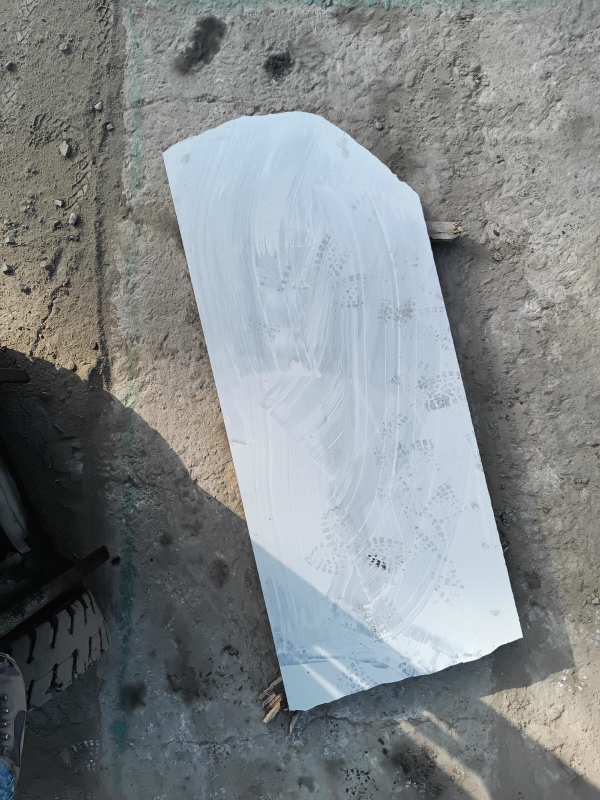
#> input picture stone3.jpg, 1200 x 1600 px (shown at 1/2 size)
$ jupyter execute contours_tests.ipynb
#> lines starting #> are read from the running program, lines starting #| are printed output that depends on the picture; after the words box and inside, x2 and y2 are one past the last pixel; in counts of white or black regions, pixels touching at a corner belong together
[cell 1]
import cv2
import numpy as np
import matplotlib.pyplot as plt

[cell 2]
# Load the image
image_path = "stone3.jpg"
image = cv2.imread(image_path)
#> image is the input picture: shape (1600, 1200, 3); mean B, G, R 136.6, 134.5, 129.2

[cell 3]
# [54 lines left out: function prev_func, not called in this run]

[cell 4]
def new_func():
    # Convert to grayscale
    gray = cv2.cvtColor(image, cv2.COLOR_BGR2GRAY)
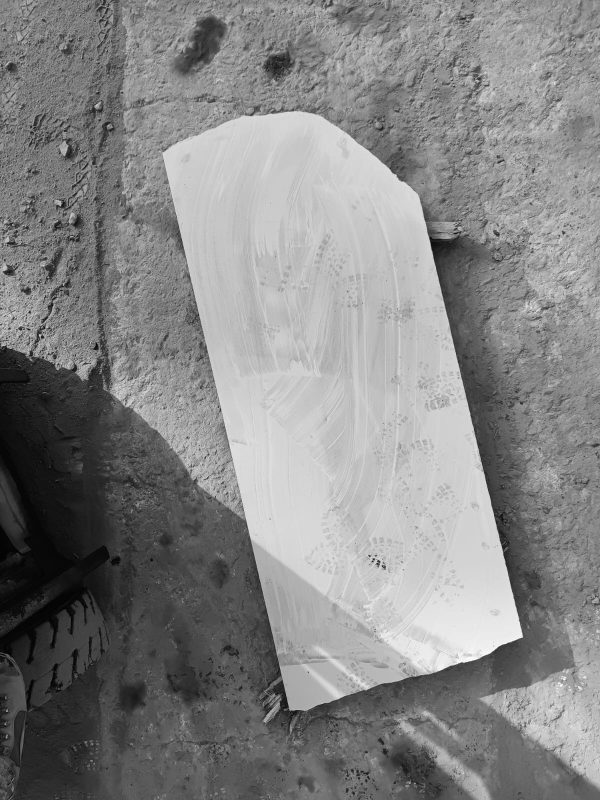
#> gray: shape (1600, 1200) (shown at 1/2 size); min 0, max 254, mean 133.1
    blur = cv2.GaussianBlur(gray, (7, 7), 3)  # Increased kernel for more smoothing

    edges = cv2.Canny(blur, 60, 100)
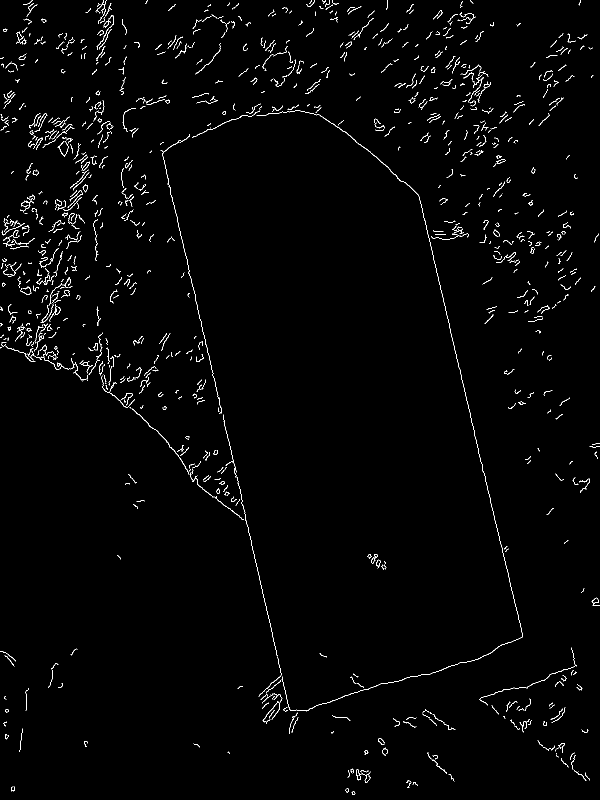
#> edges: shape (1600, 1200) (shown at 1/2 size); 1.4% white in thin lines or dots
    # Thresholding instead of Canny


    # Morphological operations to refine the mask
    kernel = cv2.getStructuringElement(cv2.MORPH_ELLIPSE, (10, 10))
    # kernel = cv2.getStructuringElement(cv2.MORPH_ELLIPSE, (10, 10))
    closed = cv2.morphologyEx(edges, cv2.MORPH_CLOSE, kernel)
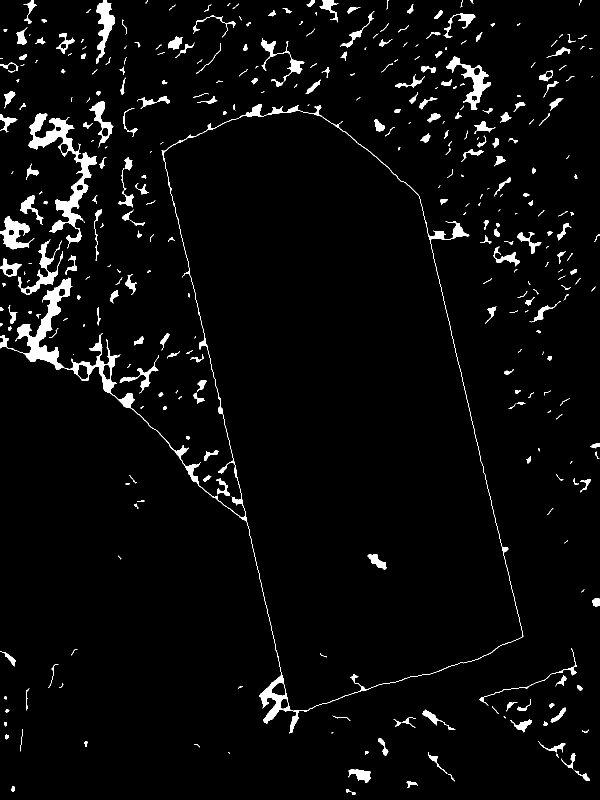
#> closed: shape (1600, 1200) (shown at 1/2 size); 3.7% white; 355 white regions (102 under 20 px)
    # opened = cv2.morphologyEx(closed, cv2.MORPH_OPEN, kernel)

    # Find contours on the processed binary image
    contours, _ = cv2.findContours(closed, cv2.RETR_EXTERNAL, cv2.CHAIN_APPROX_SIMPLE)
#> contours = 353 contours, 171 with area under 20; largest, box (x1, y1, x2, y2) and area: (0, 208, 1047, 1467) 555802, (57, 227, 194, 497) 7119, (892, 113, 982, 220) 2525, (0, 432, 69, 499) 1950, (192, 0, 229, 128) 1882
    filtered_contours = contours
#> filtered_contours has the same summary as contours
    # [5 lines of commented-out code are left out]

    min_area = 50000  # Adjust based on your image
    filtered_contours = [c for c in contours if cv2.contourArea(c) > min_area]
#> filtered_contours = 1 contour; box (x1, y1, x2, y2) and area: (0, 208, 1047, 1467) 555802
    largest_contour = max(filtered_contours, key=cv2.contourArea) if filtered_contours else None
#> largest_contour = contour of 2623 points, box (x1, y1, x2, y2) (0, 208, 1047, 1467), area 555802


    # largest_contour = max(filtered_contours, key=cv2.contourArea)

    epsilon = 0.01 * cv2.arcLength(largest_contour, True)
#> epsilon = 69.48
    approx = cv2.approxPolyDP(largest_contour, epsilon, True)
#> approx = contour of 13 points, box (x1, y1, x2, y2) (0, 208, 1047, 1467), area 567172

    contour_image = image.copy()
    cv2.drawContours(contour_image, [approx], -1, (0, 255, 0), 3)
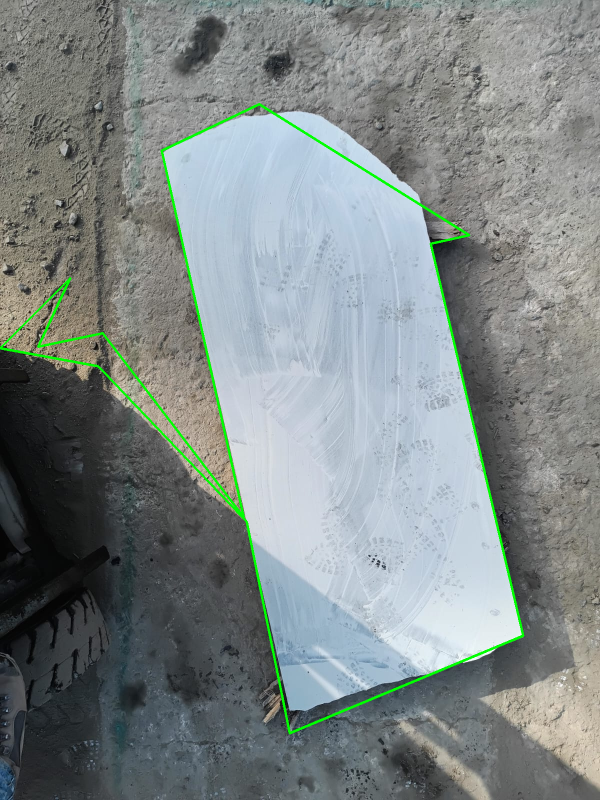
#> contour_image: shape (1600, 1200, 3) (shown at 1/2 size); 1.19% of pixels changed, all inside (x1, y1, x2, y2) = (0, 206, 1049, 1469)

    plt.figure(figsize=(12, 6))

    plt.subplot(1, 2, 1)
    plt.title("Edges (After Morphological Closing)")
    plt.imshow(closed, cmap="gray")

    plt.subplot(1, 2, 2)
    plt.title("Largest Contour (Slab)")
    plt.imshow(cv2.cvtColor(contour_image, cv2.COLOR_BGR2RGB))

    plt.tight_layout()
    plt.show()
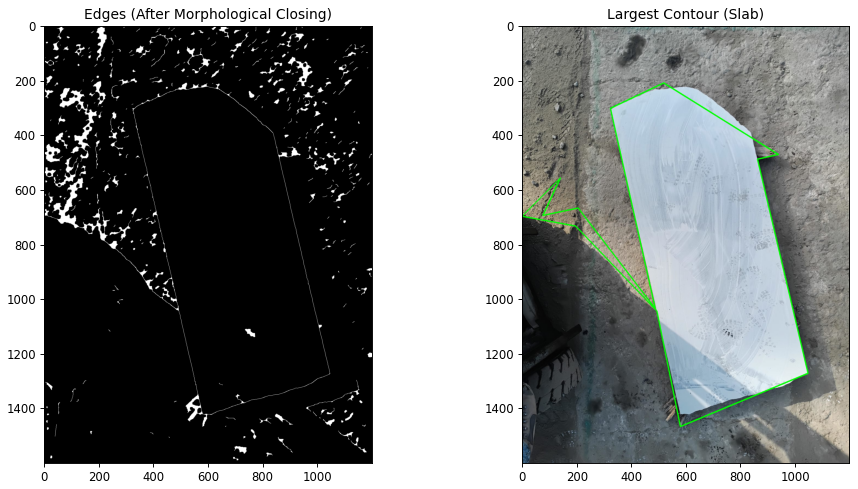
#> figure drawn by matplotlib, 2 panels

$ run again, with stone1.jpg copied over stone3.jpg
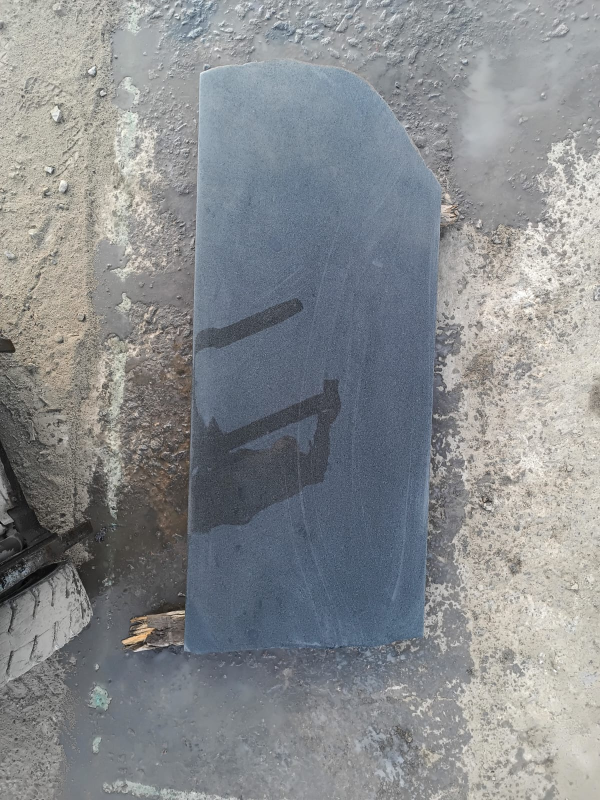
#> input picture stone1.jpg, 1200 x 1600 px (shown at 1/2 size)
#> image is the input picture: shape (1600, 1200, 3); mean B, G, R 142.2, 139.6, 136.5
#> in new_func, `edges = cv2.Canny(blur, 60, 100)`:
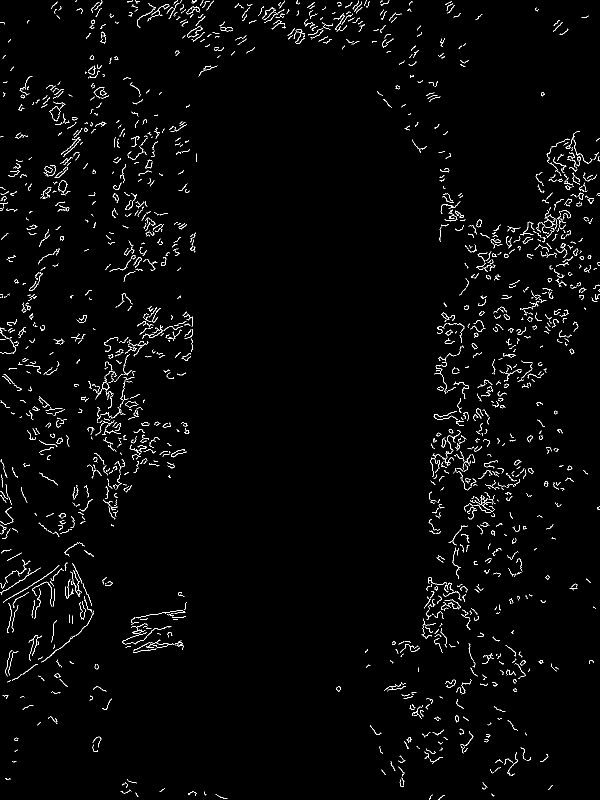
#> edges: shape (1600, 1200) (shown at 1/2 size); 2% white in thin lines or dots
#> in new_func, `closed = cv2.morphologyEx(edges, cv2.MORPH_CLOSE, kernel)`:
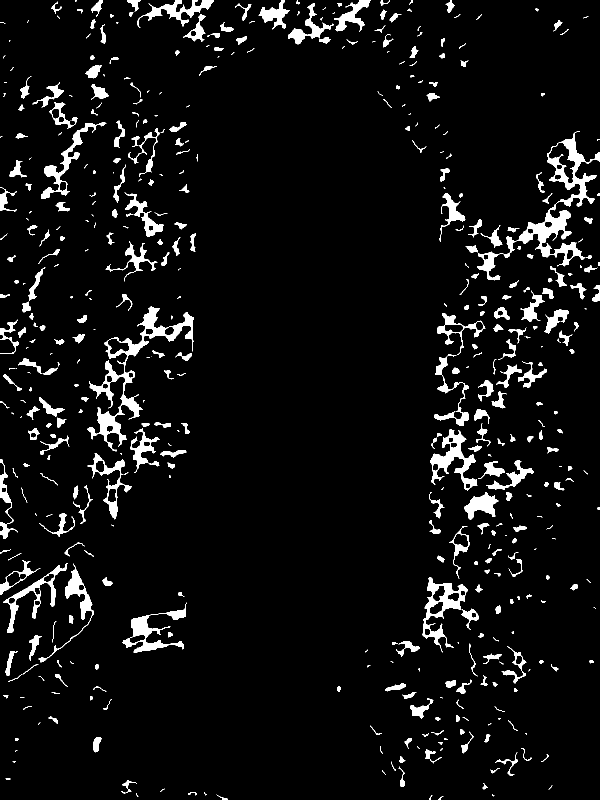
#> closed: shape (1600, 1200) (shown at 1/2 size); 5.7% white; 481 white regions (137 under 20 px)
#> contours = 481 contours, 198 with area under 20; largest, box (x1, y1, x2, y2) and area: (954, 263, 1200, 561) 11817, (175, 613, 387, 903) 9469, (844, 1155, 936, 1305) 4687, (861, 859, 955, 981) 3673, (245, 1205, 373, 1306) 3194
#> in new_func, `filtered_contours = contours`: filtered_contours has the same summary as contours
#> in new_func, `filtered_contours = [c for c in contours if cv2.contourArea(c) > min_a..`: filtered_contours = []

$ run again, with ston34.jpg copied over stone3.jpg
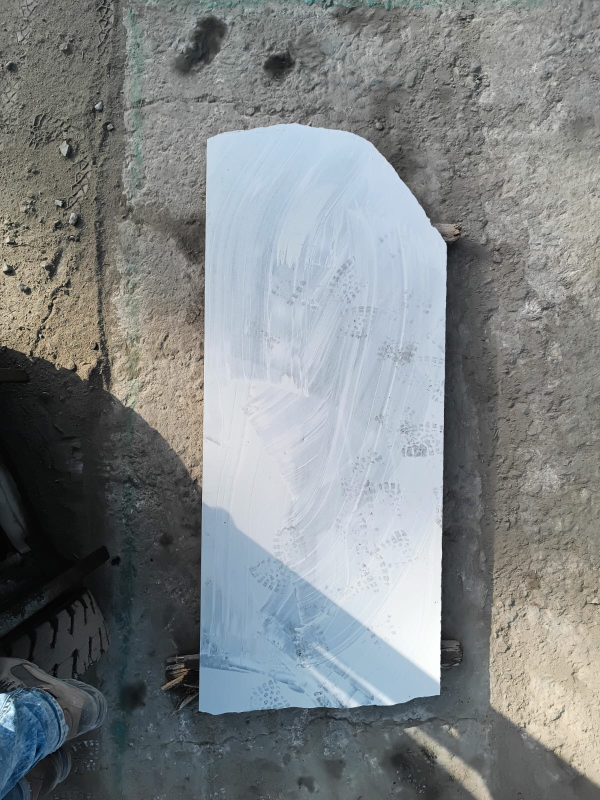
#> input picture ston34.jpg, 1200 x 1600 px (shown at 1/2 size)
#> image is the input picture: shape (1600, 1200, 3); mean B, G, R 133.6, 132.1, 127.3
#> in new_func, `edges = cv2.Canny(blur, 60, 100)`:
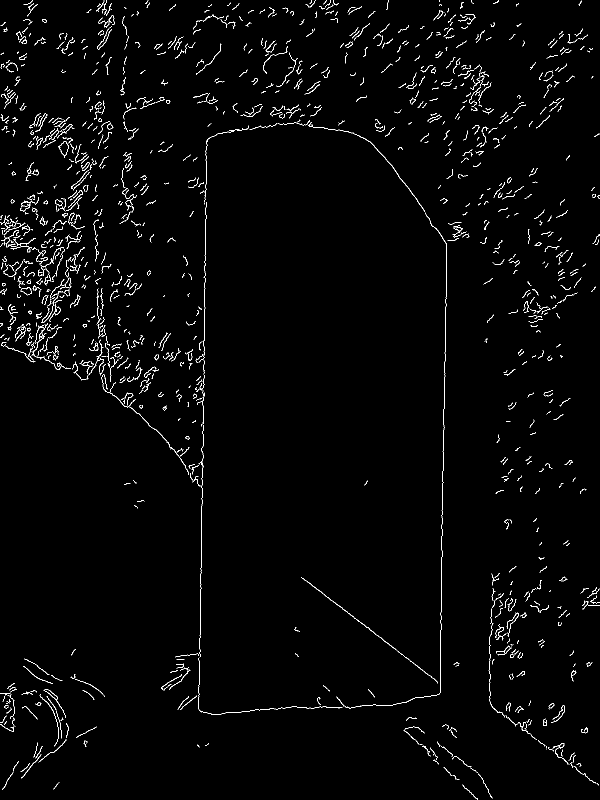
#> edges: shape (1600, 1200) (shown at 1/2 size); 1.8% white in thin lines or dots
#> in new_func, `closed = cv2.morphologyEx(edges, cv2.MORPH_CLOSE, kernel)`:
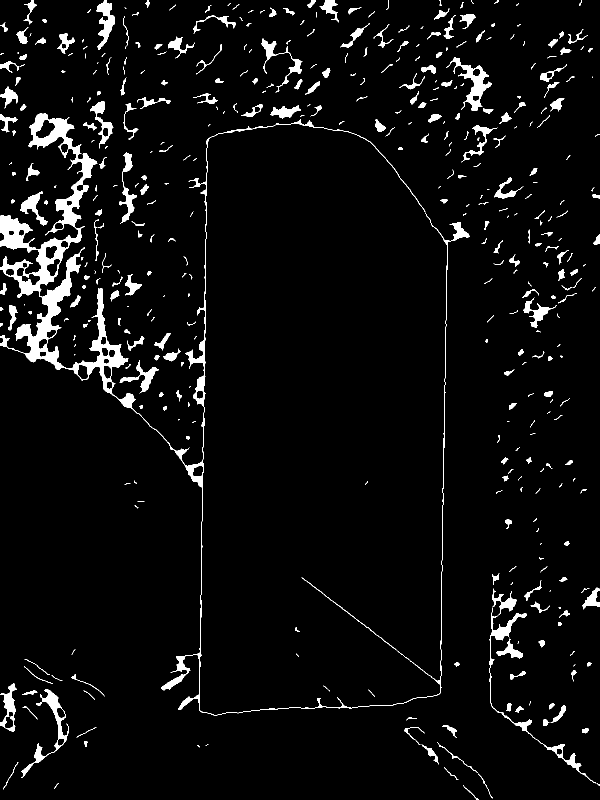
#> closed: shape (1600, 1200) (shown at 1/2 size); 4.6% white; 422 white regions (140 under 20 px)
#> contours = 422 contours, 225 with area under 20; largest, box (x1, y1, x2, y2) and area: (0, 227, 939, 1431) 37532, (978, 1177, 1193, 1567) 2960, (893, 115, 983, 222) 2548, (42, 1379, 138, 1556) 2368, (0, 1367, 34, 1464) 1480
#> in new_func, `filtered_contours = contours`: filtered_contours has the same summary as contours
#> in new_func, `filtered_contours = [c for c in contours if cv2.contourArea(c) > min_a..`: filtered_contours = []
